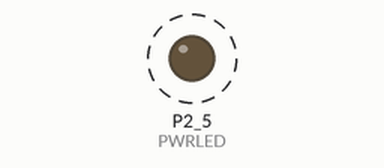
This sketch was run on a simulated TI MSP430 LaunchPad. Parts: output pins drawn as LEDs (lit = HIGH). Dashed ring = blinking.

Above: at 0.05 s.
Timing chart, 0 to 3.0 s (numbered marks = the images above):
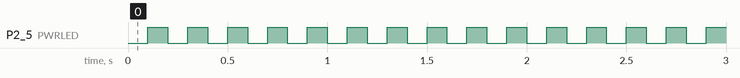

Measured:
- by itself, P2_5 (PWRLED): alternates HIGH for 0.10 s and LOW for 0.10 s

The sketch:

BristleBotLED.ino
```cpp
/*
BristleBot Dual motor speed control
*/

// define pin assignments
#define PWRLED P2_5

void setup() {
  // initialize the digital pin as an output.
  pinMode(PWRLED, OUTPUT);
}

// the loop routine runs over and over again forever:
void loop() {

  // Heartbeat (2 second period)
  digitalWrite(PWRLED, LOW);   // turn the LED on (HIGH is the voltage level)
  delay(100);               // wait for a second
  digitalWrite(PWRLED, HIGH);    // turn the LED off by making the voltage LOW
  delay(100);               // wait for a second
}
```
